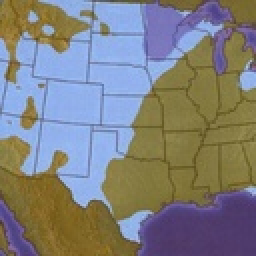
%> input picture am10_FC_am11_SE/test.jpg, 128 x 128 px, shrunk from 450 x 450 before the run (shown 2 times larger)
$ octave --eval "result = dc3_edge_congestion('am10_FC_am11_SE/test.jpg');"   (GNU Octave 9; MATLAB toolbox functions it lacks are replaced by stand-ins)
%> lines starting %> are read from the running program, lines starting %| are printed output that depends on the picture
function result = dc3_edge_congestion(filepath)
%> called with filepath = 'am10_FC_am11_SE/test.jpg'
    RGB = imread(filepath);
%> RGB is the input picture: size 128x128x3 uint8; mean R, G, B 127.8, 127.7, 127.6
    RGB = im2uint8(RGB);
    [N,M,~]=size(RGB);
%> N = 128; M = 128
    borders=zeros(N,M);

    for x = 2:M-2
        for y=2:N-2
            borders(y,x)=get_distance(RGB,borders,y,x);
        end
    end
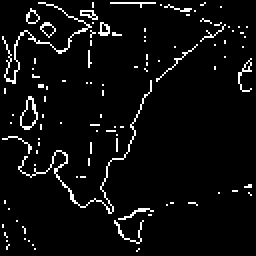
%> borders: size 128x128 double (shown 2 times larger); 5.1% white in thin lines or dots

    count_edge=0;
    count_uncongested=0;
    tresh=20;

    for x = tresh+1:M-tresh-1
        for y=tresh+1:N-tresh-1
            if borders(y,x) == 255
               count_edge = count_edge+1;
               arr_right=borders(y,x+1:x+tresh);
               sum_right=sum(arr_right);
               arr_left=borders(y,x-tresh:x-1);
               sum_left=sum(arr_left);
               arr_up=borders(y+1:y+tresh,x);
               sum_up=sum(arr_up);
               arr_down=borders(y-tresh:y-1,x);
               sum_down=sum(arr_down);

               if sum_right == 0 || sum_left==0 || sum_up ==0 || sum_down==0
                   count_uncongested = count_uncongested+1;
               end

            end
        end
    end
%> after the loop, arr_down = 20 values, max 255 at index 3, min 0 at index 1, mean 25.5; arr_left = 20 values from 0 to 0; arr_right = 20 values, max 255 at index 12, min 0 at index 1, mean 12.75; arr_up = 20 values from 0 to 0; count_edge = 311; count_uncongested = 268; sum_down = 510; sum_left = 0; sum_right = 255; sum_up = 0
    count_congested=count_edge-count_uncongested;
%> count_congested = 43
    result=count_congested/count_edge;
%> result = 0.138
end


function ret = get_distance(img,borders,y,x)
    r1=img(y,x,1);
    g1=img(y,x,2);
    b1=img(y,x,3);
    points_2 = [x+1,y; x-1,y;x,y+1;x,y-1];
    ret=0;
    for n = 1:4
        x2=points_2(n,1);
        y2=points_2(n,2);

        r2=img(y2,x2,1);
        g2=img(y2,x2,2);
        b2=img(y2,x2,3);

        dst_r = abs(r2-r1);
        dst_g = abs(g2-g1);
        dst_b = abs(b2-b1);

        if (dst_r > 50 || dst_g >50 || dst_b > 50) && borders(y2,x2)==0
            ret=255;
            break;
        end
    end

end
